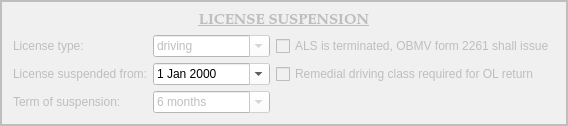
        <widget class="QFrame" name="license_suspension_frame">
         <property name="enabled">
          <bool>false</bool>
         </property>
         <property name="styleSheet">
          <string notr="true">background-color: rgb(240, 240, 240);</string>
         </property>
         <property name="frameShape">
          <enum>QFrame::Box</enum>
         </property>
         <property name="frameShadow">
          <enum>QFrame::Plain</enum>
         </property>
         <property name="lineWidth">
          <number>2</number>
         </property>
         <layout class="QGridLayout" name="gridLayout_2" columnstretch="2,2,1">
          <item row="1" column="0">
           <widget class="QLabel" name="label_9">
            <property name="text">
             <string>License type:</string>
            </property>
           </widget>
          </item>
          <item row="1" column="1">
           <widget class="QComboBox" name="license_type_box">
            <property name="focusPolicy">
             <enum>Qt::StrongFocus</enum>
            </property>
            <property name="styleSheet">
             <string notr="true">background-color: rgb(255, 255, 255);</string>
            </property>
            <property name="editable">
             <bool>true</bool>
            </property>
            <item>
             <property name="text">
              <string>driving</string>
             </property>
            </item>
            <item>
             <property name="text">
              <string>hunting</string>
             </property>
            </item>
            <item>
             <property name="text">
              <string>concealed carry</string>
             </property>
            </item>
           </widget>
          </item>
          <item row="1" column="2">
           <widget class="QCheckBox" name="als_terminated_checkBox">
            <property name="text">
             <string>ALS is terminated, OBMV form 2261 shall issue</string>
            </property>
           </widget>
          </item>
          <item row="2" column="0">
           <widget class="QLabel" name="label_18">
            <property name="text">
             <string>License suspended from:</string>
            </property>
           </widget>
          </item>
          <item row="2" column="1">
           <widget class="QDateEdit" name="license_suspension_date_box">
            <property name="focusPolicy">
             <enum>Qt::StrongFocus</enum>
            </property>
            <property name="styleSheet">
             <string notr="true">color: rgb(0, 0, 0);
background-color: rgb(255, 255, 255);</string>
            </property>
            <property name="calendarPopup">
             <bool>true</bool>
            </property>
           </widget>
          </item>
          <item row="2" column="2">
           <widget class="QCheckBox" name="remedial_driving_class_checkBox">
            <property name="text">
             <string>Remedial driving class required for OL return</string>
            </property>
           </widget>
          </item>
          <item row="3" column="0">
           <widget class="QLabel" name="label_21">
            <property name="text">
             <string>Term of suspension:</string>
            </property>
           </widget>
          </item>
          <item row="3" column="1">
           <widget class="QComboBox" name="term_of_suspension_box">
            <property name="focusPolicy">
             <enum>Qt::StrongFocus</enum>
            </property>
            <property name="styleSheet">
             <string notr="true">background-color: rgb(255, 255, 255);</string>
            </property>
            <property name="editable">
             <bool>true</bool>
            </property>
            <item>
             <property name="text">
              <string>6 months</string>
             </property>
            </item>
            <item>
             <property name="text">
              <string>12 months</string>
             </property>
            </item>
            <item>
             <property name="text">
              <string>18 months</string>
             </property>
            </item>
            <item>
             <property name="text">
              <string>24 months</string>
             </property>
            </item>
            <item>
             <property name="text">
              <string>30 months</string>
             </property>
            </item>
            <item>
             <property name="text">
              <string>36 months</string>
             </property>
            </item>
           </widget>
          </item>
          <item row="0" column="0" colspan="3">
           <widget class="QLabel" name="label_24">
            <property name="sizePolicy">
             <sizepolicy hsizetype="Preferred" vsizetype="Minimum">
              <horstretch>0</horstretch>
              <verstretch>0</verstretch>
             </sizepolicy>
            </property>
            <property name="maximumSize">
             <size>
              <width>16777215</width>
              <height>100</height>
             </size>
            </property>
            <property name="font">
             <font>
              <family>Palatino Linotype</family>
              <pointsize>11</pointsize>
              <weight>75</weight>
              <italic>false</italic>
              <bold>true</bold>
              <underline>true</underline>
             </font>
            </property>
            <property name="text">
             <string>LICENSE SUSPENSION</string>
            </property>
            <property name="alignment">
             <set>Qt::AlignCenter</set>
            </property>
           </widget>
          </item>
         </layout>
        </widget>
